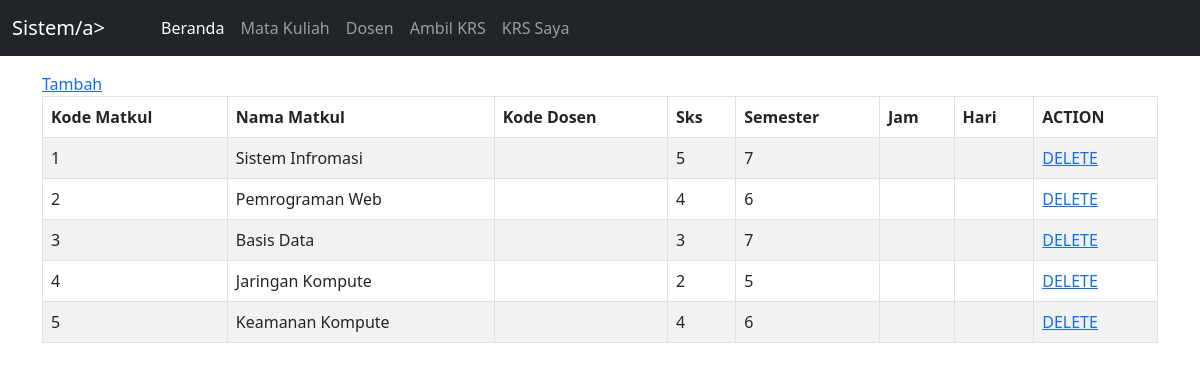
/matkulView.php, run on the app's committed database.
### tables this page shows
CREATE TABLE `mata_kuliah` (
  `kode_matkul` int(10) NOT NULL,
  `nama_matkul` varchar(16) NOT NULL,
  `sks` int(1) NOT NULL,
  `semester` int(1) NOT NULL
);

### matkulView.php (the view, shortened to what this page needs)
<!DOCTYPE html>
<html lang="id">
<head>
<link href="https://cdn.jsdelivr.net/npm/bootstrap@5.0.0-beta3/dist/css/bootstrap.min.css" rel="stylesheet">
<link rel="stylesheet" href="https://maxcdn.bootstrapcdn.com/font-awesome/4.7.0/css/font-awesome.min.css">
<script src="https://cdn.jsdelivr.net/npm/bootstrap@5.0.0-beta3/dist/js/bootstrap.bundle.min.js"></script></head>
<body>
<nav class="navbar navbar-expand-md navbar-dark bg-dark mb-3">
    <div class="container-fluid">
        <a href="#" class="navbar-brand mr-3">Sistem/a>
        <div class="collapse navbar-collapse" id="navbarCollapse">
            <div class="navbar-nav">
                <a href="home.php" class="nav-item nav-link active">Beranda</a>
                <a href="matkulView.php" class="nav-item nav-link">Mata Kuliah</a>
                <a href="dosenView.php" class="nav-item nav-link">Dosen</a>
                <a href="ambil-krs.php" class="nav-item nav-link">Ambil KRS</a>
				<a href="Krs-saya.php" class="nav-item nav-link">KRS Saya</a>
            </div>
        </div>
    </div>
</nav>
<body>
	<div class="container">
		<div class="row">
		<div class="col-lg-12">
			<div class="panel-body">
				<div class="table-responsive">
					  <a href="addMataKuliah.php" class="GFG"> Tambah
    </a>
					<table class="table table-striped table-bordered table-hover" id="saya">
						<thead>
							<tr>
								<th>Kode Matkul</th>
								<th>Nama Matkul</th>
								<th>Kode Dosen</th>
								<th>Sks</th>
								<th>Semester</th>
								<th>Jam</th>
								<th>Hari</th>
								<th>ACTION</th>
							</tr>
						</thead>
						<tbody>
							<?php
								include 'connection.php';
								$view = mysqli_query($conn, "SELECT * FROM mata_kuliah");
								while ($rows = mysqli_fetch_array($view)) { ?>
									<tr>
										<td><?php echo $rows['kode_matkul'] ;?></td>
										<td><?php echo $rows['nama_matkul'] ;?></td>
										<td><?php echo $rows['kode_dosen'] ;?></td>
										<td><?php echo $rows['sks'] ;?></td>
										<td><?php echo $rows['semester'] ;?></td>
										<td><?php echo $rows['Jam'] ;?></td>
										<td><?php echo $rows['Hari'] ;?></td>
										<td>
											<a href="?id_del=<?php echo $rows['kode_matkul']?>" onclick="return confirm('Yakin kamu ingin menghapus Product?')">DELETE</a>
										</td>
									</tr>
								<?php }
							?>
						</tbody>
					</table>
				</div>
			</div>
		</div>
	</div>
	</div>
</body>
</html>

### data on the page
mata_kuliah: kode_matkul "1", nama_matkul "Sistem Infromasi", sks "5", semester "7"
mata_kuliah: kode_matkul "2", nama_matkul "Pemrograman Web", sks "4", semester "6"
mata_kuliah: kode_matkul "3", nama_matkul "Basis Data", sks "3", semester "7"
mata_kuliah: kode_matkul "4", nama_matkul "Jaringan Kompute", sks "2", semester "5"
mata_kuliah: kode_matkul "5", nama_matkul "Keamanan Kompute", sks "4", semester "6"
